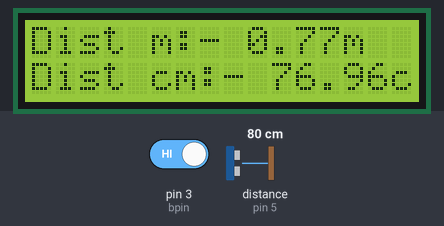
A sketch run on a simulated Arduino Uno, built with avr-gcc and run on an emulated ATmega328P. Shown: 16×2 character LCD. Wiring (inferred from the names in the program): ultrasonic range finder: trigger pin 4; echo pin 5. Inputs (shaded band) come from the test bench; at power-on: distance to the obstacle (sensor on pin 5) 80 cm, pin 3 (bpin) HIGH. The echo pulse lasts 58.3 µs per cm; what the sketch prints to the serial monitor is not drawn.

Above: at 1.2 s.
1.3 s: distance to the obstacle (sensor on pin 5) set to 2 cm
At 5.7 s:
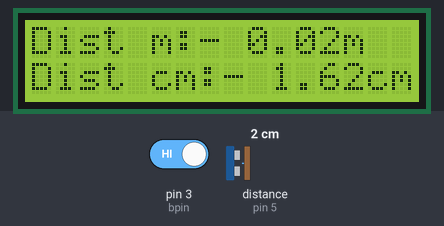
16.6 s: pin 3 (bpin) driven HIGH
27.5 s: distance to the obstacle (sensor on pin 5) set to 4 cm
At 31.4 s:
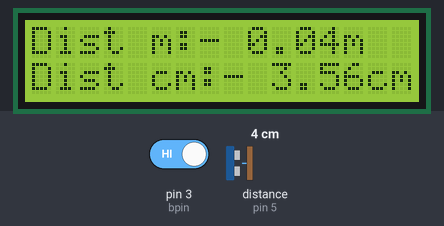
38.1 s: distance to the obstacle (sensor on pin 5) set to 9 cm
At 41.6 s:
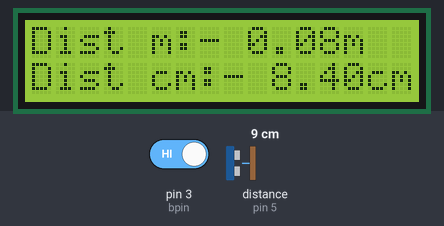
Timing chart, 0 to 43.1 s (numbered marks = the images above; inputs shaded):
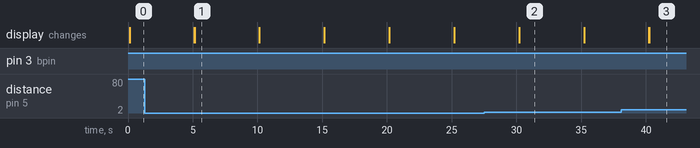

The sketch:

ultrasbutt.ino
```cpp
#include <LiquidCrystal.h>
int bpin=3;
int bval;

int j;

int trig=4;
int echo=5;

float pttime;
float pttime1;
float pttime2;
float distm;
float distcm;

int rs=7;
int en=8;
int d4=9;
int d5=10;
int d6=11;
int d7=12;
LiquidCrystal lcd(rs,en,d4,d5,d6,d7);

void setup() {
  Serial.begin(9600);
  lcd.begin(16,2);
  pinMode(trig,OUTPUT);
  pinMode(echo,INPUT);
  pinMode(bpin,INPUT);
}

void loop() {
  bval=digitalRead(bpin);
  Serial.println("Ready...");
  lcd.setCursor(0,0);
  lcd.println("Ready...");

  while(bval==0){
    bval=digitalRead(bpin);
  }

  for(j=1;j<=10;j=j+1){
    digitalWrite(trig,LOW);
    delayMicroseconds(10);
    digitalWrite(trig,HIGH);
    delayMicroseconds(10);
    digitalWrite(trig,LOW);
    pttime=pulseIn(echo,HIGH);
    pttime1=pttime1+pttime;
  }
  pttime2=pttime1/10;
  distm=((331.29*pttime)/pow(10,6))/2;
  distcm=((331.29*100*pttime)/pow(10,6))/2;

  Serial.print(25);
  Serial.print(",");
  Serial.print(0);
  Serial.print(distm);
  Serial.print(",");
  Serial.println(distcm);

  lcd.setCursor(0,0);
  lcd.print("Dist m:- ");
  lcd.print(distm);
  lcd.println("m");
  lcd.setCursor(0,1);
  lcd.print("Dist cm:- ");
  lcd.print(distcm);
  lcd.println("cm");
  delay(5000);
  lcd.clear();

}
```

Measured:
- what the display in image 1 shows lasts 5.0 s, from 5.1 s to 10.1 s
